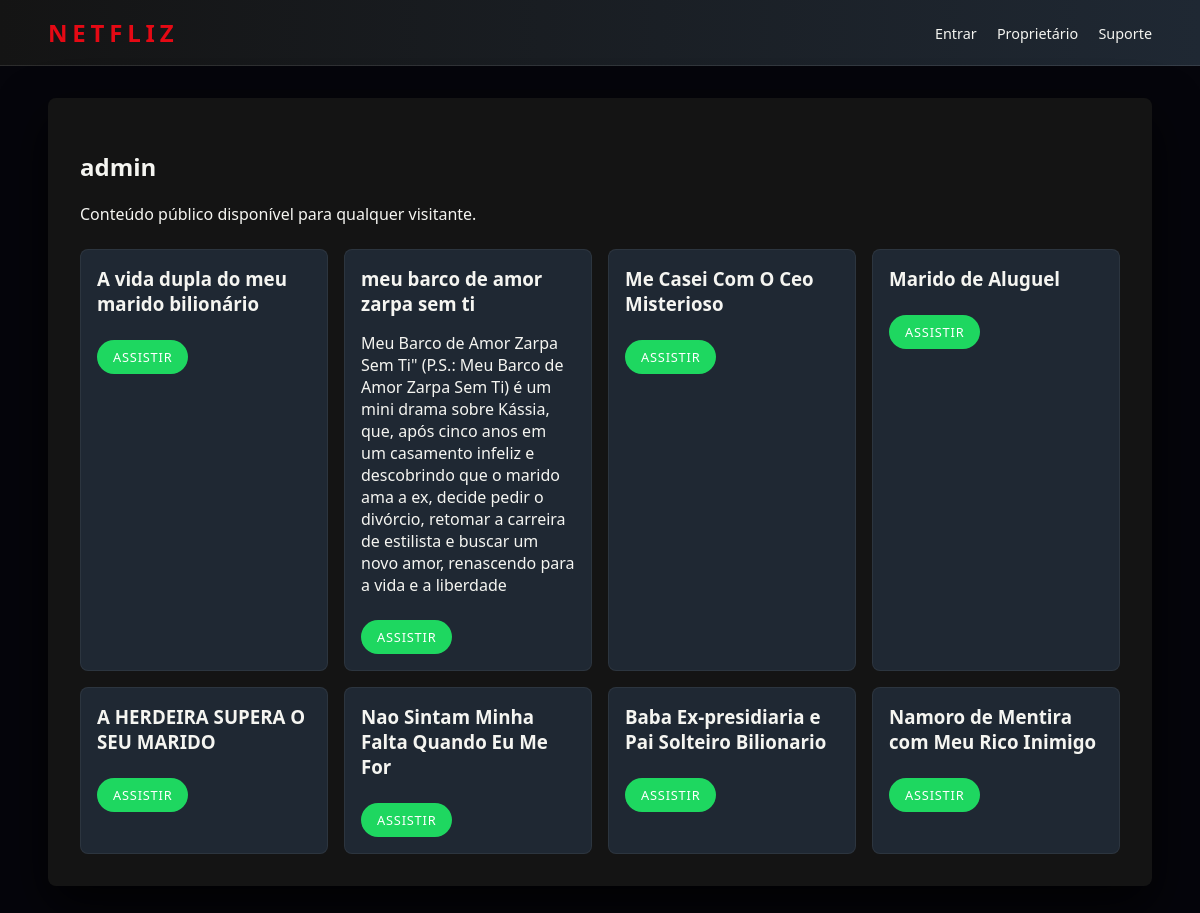
The app's page /tenant/admin/ with its own data.
### stream/models.py (models this page shows, shortened)
class Tenant(models.Model):
    user = models.OneToOneField(
        settings.AUTH_USER_MODEL,
        on_delete=models.CASCADE,
        related_name="tenant_profile",
    )
    slug = models.SlugField(max_length=64, unique=True)
    is_active = models.BooleanField(default=True)
    access_end_date = models.DateTimeField(null=True, blank=True)
    metadata = models.JSONField(default=dict, blank=True)
    show_subscription_popup = models.BooleanField(default=False)

class Video(models.Model):
    EMBED_TYPE = "iframe"
    VIDEO_ELEMENT_TYPES = {"mp4", "m3u8"}
    VIDEO_TYPES = (
        ("mp4", "MP4"),
        ("m3u8", "HLS / M3U8"),
        (EMBED_TYPE, "Embed (iframe)"),
    )
    VIDEO_GENRE_CHOICES = [
        ("acao", "Ação"),
        ("drama", "Drama"),
        ("comedia", "Comédia"),
        ("fantasia", "Fantasia"),
        ("documentario", "Documentário"),
        ("infantil", "Infantil"),
        ("terror", "Terror"),
        ("animacao", "Animação"),
        ("romance", "Romance"),
        ("outro", "Outro"),
    ]
    series = models.ForeignKey(
        Series,
        on_delete=models.SET_NULL,
        null=True,
        blank=True,
        related_name="episodes",
    )
    season_number = models.PositiveIntegerField(null=True, blank=True)
    episode_number = models.PositiveIntegerField(null=True, blank=True)
    tenant = models.ForeignKey(Tenant, on_delete=models.CASCADE, related_name="videos")
    title = models.CharField(max_length=200)
    slug = models.SlugField(max_length=120)
    description = models.TextField(blank=True)
    source_url = models.TextField(max_length=2048)
    video_type = models.CharField(max_length=10, choices=VIDEO_TYPES, default="mp4")
    cover_url = models.URLField(blank=True)
    CATEGORY_MOVIE = "movie"
    CATEGORY_SERIES = "series"
    CATEGORY_TV = "tv"
    CATEGORY_MININOVELA = "mininovela"
    CATEGORY_CHOICES = (
        (CATEGORY_MOVIE, "Filmes"),
        (CATEGORY_SERIES, "Séries"),
        (CATEGORY_TV, "TV"),
        (CATEGORY_MININOVELA, "Mininovela"),
    )
    category = models.CharField(
        max_length=16,
        choices=CATEGORY_CHOICES,
        default=CATEGORY_MOVIE,
        help_text="Classifique este conteúdo como filme, série ou canal de TV.",
    )
    genre = models.CharField(
        max_length=32,
        choices=VIDEO_GENRE_CHOICES,
        blank=True,
        help_text="Gênero principal (filmes e séries).",
    )
    is_public = models.BooleanField(default=True)
    created_at = models.DateTimeField(auto_now_add=True)
    blocked_tenants = models.ManyToManyField(
        Tenant,
        blank=True,
        related_name="blocked_videos",
        help_text="Marque os tenants que não devem ver este vídeo.",
    )
    rotate_180 = models.BooleanField(
        default=False,
        help_text="Rotacione o vídeo em 180° durante a reprodução.",
    )
    class Meta:
        unique_together = ("tenant", "slug")

### stream/views.py (the view)
# urls.py: path("tenant/<slug:slug>/", TenantPublicView.as_view(), name="tenant-home"),
class TenantPublicView(TemplateView):
    template_name = "stream/tenant_public.html"
    def get_context_data(self, **kwargs):
        context = super().get_context_data(**kwargs)
        tenant = get_tenant_from_slug(kwargs["slug"])
        context["tenant"] = tenant
        context["videos"] = tenant.videos.filter(is_public=True).filter(
            models.Q(blocked_tenants__isnull=True) | ~models.Q(blocked_tenants=tenant)
        ).distinct()
        return context

### stream/views.py (called while the page is built)
def get_tenant_from_slug(slug):
    tenant = Tenant.objects.filter(slug=slug, is_active=True).first()
    if not tenant:
        raise Http404("Tenant não encontrado ou inativo.")
    if tenant.access_end_date and tenant.access_end_date < timezone.now():
        raise Http404("Assinatura expirada.")
    return tenant

### templates/stream/tenant_public.html (shortened to what this page needs)
{% extends "base.html" %}
{% block content %}
<section class="panel">
  <header>
    <h1>{{ tenant.slug }}</h1>
    <p>Conteúdo público disponível para qualquer visitante.</p>
  </header>
  <div class="video-grid">
    {% for video in videos %}
    <article class="video-card">
      <h3>{{ video.title }}</h3>
      <p>{{ video.description }}</p>
      <a class="btn btn-accent" href="{% url 'stream:tenant-watch' tenant.slug video.slug %}">
        Assistir
      </a>
    </article>
    {% empty %}
    <p>Não há vídeos públicos no momento.</p>
    {% endfor %}
  </div>
</section>
{% endblock %}

### static/css/netflix.css (style rules this page uses)
* { box-sizing: border-box; }
body { font-family: "Segoe UI", system-ui, sans-serif; margin: 0; min-height: 100vh; background: #05050b; color: #f5f5f1; }
.panel { background: #141414; padding: 2rem; border-radius: 0.5rem; box-shadow: 0 20px 50px rgba(0, 0, 0, 0.8); }
.tenant-grid, .video-grid { display: grid; grid-template-columns: repeat(auto-fit, minmax(220px, 1fr)); gap: 1rem; margin-top: 1.5rem; }
.tenant-card, .video-card { background: #1f2833; padding: 1rem; border-radius: 0.5rem; border: 1px solid rgba(255, 255, 255, 0.06); }
.tenant-card h2, .video-card h3 { margin-top: 0; margin-bottom: 0.5rem; }
.btn { display: inline-block; margin-top: 0.5rem; padding: 0.5rem 1rem; border-radius: 999px; border: none; text-transform: uppercase; letter-spacing: 0.05rem; font-size: 0.8rem; text-decoration: none; color: #fff; }
.btn-accent { background: #1ed760; }

### records on screen
Tenant: slug "admin"
Video: title "A vida dupla do meu marido bilionário"
Video: title "meu barco de amor zarpa sem ti", description "Meu Barco de Amor Zarpa Sem Ti\" (P.S.: Meu Barco de Amor Zarpa Sem Ti) é um mini drama sobre Kássia, que, após cinco anos em um casamento infeliz e descobrindo que o marido ama a ex, decide pedir o divórcio, retomar a carreira de estilista e buscar um novo amor, renascendo para a vida e a liberdade"
Video: title "Me Casei Com O Ceo Misterioso"
Video: title "Marido de Aluguel"
Video: title "A HERDEIRA SUPERA O SEU MARIDO"
Video: title "Nao Sintam Minha Falta Quando Eu Me For"
Video: title "Baba Ex-presidiaria e Pai Solteiro Bilionario"
Video: title "Namoro de Mentira com Meu Rico Inimigo"
